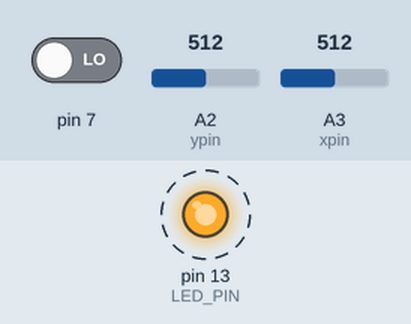
This sketch was run on a simulated Arduino Uno, built with avr-gcc and run on an emulated ATmega328P. Parts: output pins drawn as LEDs (lit = HIGH). Dashed ring = blinking. The test bench sets the inputs (shaded band); at power-on: A2 (ypin) = 512, pin 7 LOW, A3 (xpin) = 512. What the sketch prints to the serial monitor is not drawn.

Above: at 1.8 s.
1.9 s: A2 (ypin) set to 410
5.0 s: A2 (ypin) set to 388
Timing chart, 0 to 14.1 s (numbered marks = the images above; inputs shaded):
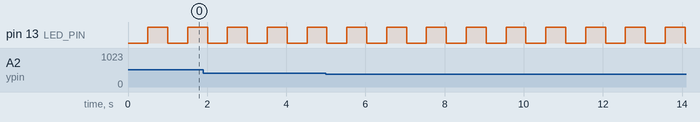

The sketch:

sketch_jul17a.ino
```cpp
//BT Module uploaded to HC-50
#include <SoftwareSerial.h>
SoftwareSerial BTSerial(10, 11);
#define LED_PIN 13
bool blinkState = false;
const int xpin = A3;
const int ypin = A2;
int X ,Y;
void setup() {
  // join I2C bus (I2Cdev library doesn't do this automatically)
 Serial.begin(115200);
  BTSerial.begin(9600);
  pinMode(LED_PIN, OUTPUT);
  pinMode(7, INPUT);
}
void loop() {
  delay(500);
  X=analogRead(xpin);
  Y=analogRead(ypin);
    Serial.print(X);
    Serial.print("\t");
    Serial.println(Y);
    BTSerial.write(digitalRead(7));
   if (Y>=350&&Y<=395){
  Serial.println("forward");
   BTSerial.write('F');

  }
else if (Y>=270&&Y<=300){
Serial.println("back");
 BTSerial.write('B');
  }

else if (X>=370&&X<=400){
  Serial.println("right");
   BTSerial.write('R');
  }

else if (X>=200&&X<=310){
  Serial.println("left");
   BTSerial.write('L');
 }

else {
  Serial.println("stop");
  BTSerial.write('S');
  }
    blinkState = !blinkState;
    digitalWrite(LED_PIN, blinkState);
  }
```

Measured:
- by itself, pin 13 (LED_PIN): alternates HIGH for 0.50 s and LOW for 0.50 s
